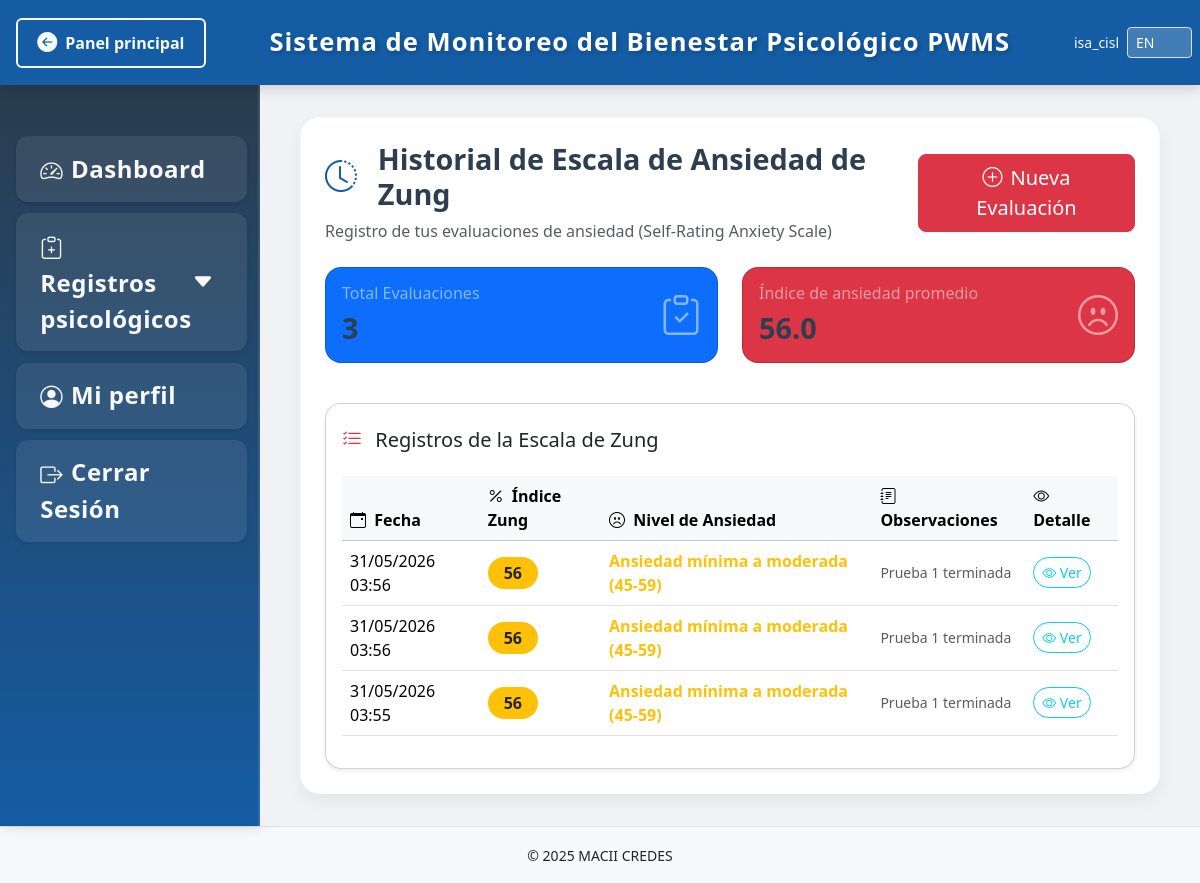
The page /pwms/zung-anxiety/historial/ (signed in) on the database its author committed.
### PWMS/models.py (models this page shows, shortened)
class ZungAnxietyScale(models.Model):
    OPCIONES_ZUNG = [
        (1, _('Rara vez')),
        (2, _('Algunas veces')),
        (3, _('Buena parte del tiempo')),
        (4, _('La mayor parte del tiempo')),
    ]
    NIVELES_ANSiedad = [
        ('normal', _('Dentro de lo normal (25-44)')),
        ('minima', _('Ansiedad mínima a moderada (45-59)')),
        ('marcada', _('Ansiedad marcada a severa (60-74)')),
        ('extrema', _('Ansiedad extrema (75-100)')),
    ]
    usuario = models.ForeignKey(
        User,
        on_delete=models.CASCADE,
        related_name='pruebas_ansiedad_zung',
        verbose_name=_("Usuario")
    )
    fecha_registro = models.DateTimeField(
        auto_now_add=True,
        verbose_name=_("Fecha de registro")
    )
    fecha_actualizacion = models.DateTimeField(
        auto_now=True,
        verbose_name=_("Última actualización")
    )
    p01_me_siento_mas_nervioso = models.IntegerField(
        choices=OPCIONES_ZUNG,
        verbose_name=_("1. Me siento más nervioso y ansioso que de costumbre")
    )
    p02_siento_miedo_sin_razon = models.IntegerField(
        choices=OPCIONES_ZUNG,
        verbose_name=_("2. Siento miedo sin razón")
    )
    p03_me_siento_alterado = models.IntegerField(
        choices=OPCIONES_ZUNG,
        verbose_name=_("3. Me siento alterado o agitado")
    )
    p04_siento_que_me_desmorono = models.IntegerField(
        choices=OPCIONES_ZUNG,
        verbose_name=_("4. Siento que me estoy desmoronando")
    )
    p05_siento_que_todo_bien = models.IntegerField(
        choices=OPCIONES_ZUNG,
        verbose_name=_("5. Siento que todo está bien y no pasará nada malo")
    )
    p06_temblor_sacudidas = models.IntegerField(
        choices=OPCIONES_ZUNG,
        verbose_name=_("6. Tiemblan mis manos, brazos o piernas")
    )
    p07_dolores_cabeza_cuello = models.IntegerField(
        choices=OPCIONES_ZUNG,
        verbose_name=_("7. Tengo dolores de cabeza, cuello o espalda")
    )
    p08_debilidad_fatiga = models.IntegerField(
        choices=OPCIONES_ZUNG,
        verbose_name=_("8. Me siento débil y me canso fácilmente")
    )
    p09_siento_calma_tranquilidad = models.IntegerField(
        choices=OPCIONES_ZUNG,
        verbose_name=_("9. Me siento calmado y puedo permanecer en calma fácilmente")
    )
    p10_siento_latidos_corazon = models.IntegerField(
        choices=OPCIONES_ZUNG,
        verbose_name=_("10. Siento latidos del corazón rápidos")
    )
    p11_mareos = models.IntegerField(
        choices=OPCIONES_ZUNG,
        verbose_name=_("11. Tengo mareos o vértigo")
    )
    p12_desmayos = models.IntegerField(
        choices=OPCIONES_ZUNG,
        verbose_name=_("12. Siento que me voy a desmayar")
    )
    p13_respiracion_normal = models.IntegerField(
        choices=OPCIONES_ZUNG,
        verbose_name=_("13. Puedo respirar normal")
    )
    p14_entumecimiento_hormigueo = models.IntegerField(
        choices=OPCIONES_ZUNG,
        verbose_name=_("14. Tengo entumecimiento u hormigueo en dedos, manos o pies")
    )
    p15_dolores_estomacales = models.IntegerField(
        choices=OPCIONES_ZUNG,
        verbose_name=_("15. Tengo dolores de estómago o indigestión")
    )
    p16_necesidad_orinar = models.IntegerField(
        choices=OPCIONES_ZUNG,
        verbose_name=_("16. Tengo necesidad frecuente de orinar")
    )
    p17_manos_calidas_secas = models.IntegerField(
        choices=OPCIONES_ZUNG,
        verbose_name=_("17. Mis manos están normalmente calientes y secas")
    )
    p18_sonrojo_bochorno = models.IntegerField(
        choices=OPCIONES_ZUNG,
        verbose_name=_("18. Mi cara se sonroja y siento bochornos")
    )
    p19_duermo_bien_descanso = models.IntegerField(
        choices=OPCIONES_ZUNG,
        verbose_name=_("19. Duermo bien y descanso")
    )
    p20_pesadillas = models.IntegerField(
        choices=OPCIONES_ZUNG,
        verbose_name=_("20. Tengo pesadillas")
    )
    puntuacion_bruta = models.IntegerField(
        verbose_name=_("Puntuación bruta"),
        help_text=_("Suma total de las respuestas"),
        null=True, blank=True
    )
    puntuacion_indice = models.IntegerField(
        verbose_name=_("Índice de Ansiedad"),
        help_text=_("Puntuación bruta × 1.25 (escala de 25-100)"),
        null=True, blank=True
    )
    nivel_ansiedad = models.CharField(
        max_length=20,
        choices=NIVELES_ANSiedad,
        verbose_name=_("Nivel de ansiedad"),
        null=True, blank=True
    )
    observaciones = models.TextField(
        verbose_name=_("Observaciones"),
        blank=True,
        null=True
    )
    video_path = models.CharField(
        max_length=500,
        blank=True,
        null=True,
        verbose_name=_("Ruta del video")
    )
    video_metadata = models.JSONField(
        blank=True,
        null=True,
        verbose_name=_("Metadatos del video (resolución, fps, etc.)")
    )
    video_size = models.IntegerField(
        blank=True,
        null=True,
        verbose_name=_("Tamaño del video (bytes)")
    )
    video_duration = models.IntegerField(
        blank=True,
        null=True,
        verbose_name=_("Duración del video (segundos)")
    )
    class Meta:
        verbose_name = _("Escala de Ansiedad de Zung")
        verbose_name_plural = _("Escalas de Ansiedad de Zung")
        ordering = ['-fecha_registro']

### PWMS/api_views.py (the view)
# urls.py: path('zung-anxiety/historial/', api_views.zung_anxiety_historial, name='zung_anxiety_historial'),
@login_required
def zung_anxiety_historial(request):
    pruebas = ZungAnxietyScale.objects.filter(
        usuario=request.user
    ).order_by('-id')
    total = pruebas.count()
    promedio = pruebas.aggregate(
        Avg('puntuacion_indice')
    )['puntuacion_indice__avg'] or 0
    paginator = Paginator(pruebas, 10)
    page = request.GET.get('page')
    return render(request, 'zung_anxiety_historial.html', {
        'pruebas': paginator.get_page(page),
        'total_evaluaciones': total,
        'promedio_indice': round(promedio, 1),
    })

### PWMS/templates/zung_anxiety_historial.html (shortened to what this page needs)
{% extends 'estructura_base_PWMS.html' %}
{% load static %}
{% load i18n %}
{% block contenido %}
<div class="dashboard-container">
    <div class="dashboard-grid">
        <div class="welcome-card">
            <div class="d-flex justify-content-between align-items-center mb-4">
                <div>
                    <h2><i class="bi bi-clock-history me-2"></i> {% trans "Historial de Escala de Ansiedad de Zung" %}</h2>
                    <p class="text-muted mb-0">{% trans "Registro de tus evaluaciones de ansiedad (Self-Rating Anxiety Scale)" %}</p>
                </div>
                <div>
                    <a href="{% url 'PWMS:zung_anxiety_nuevo' %}" class="btn btn-danger btn-lg">
                        <i class="bi bi-plus-circle me-2"></i>{% trans "Nueva Evaluación" %}
                    </a>
                </div>
            </div>
            <div class="row mb-4">
                <div class="col-md-6 mb-3">
                    <div class="card bg-primary text-white stat-card h-100">
                        <div class="card-body">
                            <div class="d-flex justify-content-between align-items-center">
                                <div>
                                    <h6 class="card-title text-white-50">{% trans "Total Evaluaciones" %}</h6>
                                    <h2 class="display-6 mb-0">{{ total_evaluaciones|default:0 }}</h2>
                                </div>
                                <i class="bi bi-clipboard-check fs-1 opacity-50"></i>
                            </div>
                        </div>
                    </div>
                </div>
                <div class="col-md-6 mb-3">
                    <div class="card bg-danger text-white stat-card h-100">
                        <div class="card-body">
                            <div class="d-flex justify-content-between align-items-center">
                                <div>
                                    <h6 class="card-title text-white-50">{% trans "Índice de ansiedad promedio" %}</h6>
                                    <h2 class="display-6 mb-0">{{ promedio_indice|floatformat:1|default:0 }}</h2>
                                </div>
                                <i class="bi bi-emoji-frown fs-1 opacity-50"></i>
                            </div>
                        </div>
                    </div>
                </div>
            </div>
            <div class="row">
                <div class="col-12">
                    <div class="card shadow-sm rounded-4">
                        <div class="card-header bg-white rounded-top-4 border-0 pt-4 pb-2">
                            <h5 class="mb-0">
                                <i class="bi bi-list-check me-2 text-danger"></i>
                                {% trans "Registros de la Escala de Zung" %}
                            </h5>
                        </div>
                        <div class="card-body">
                            {% if pruebas %}
                            <div class="table-responsive">
                                <table class="table table-hover align-middle">
                                    <thead class="table-light">
                                        <tr>
                                            <th><i class="bi bi-calendar-event me-1"></i> {% trans "Fecha" %}</th>
                                            <th><i class="bi bi-percent me-1"></i> {% trans "Índice Zung" %}</th>
                                            <th><i class="bi bi-emoji-frown me-1"></i> {% trans "Nivel de Ansiedad" %}</th>
                                            <th><i class="bi bi-journal-text me-1"></i> {% trans "Observaciones" %}</th>
                                            <th><i class="bi bi-eye me-1"></i> {% trans "Detalle" %}</th>
                                        </tr>
                                    </thead>
                                    <tbody>
                                        {% for prueba in pruebas %}
                                        <tr>
                                            <td>{{ prueba.fecha_registro|date:"d/m/Y H:i" }}</td>
                                            <td>
                                                <span class="badge
                                                    {% if prueba.puntuacion_indice <= 44 %}bg-success
                                                    {% elif prueba.puntuacion_indice <= 59 %}bg-warning text-dark
                                                    {% elif prueba.puntuacion_indice <= 74 %}bg-danger
                                                    {% else %}bg-dark{% endif %}
                                                    fs-6 px-3 py-2">
                                                    {{ prueba.puntuacion_indice }}
                                                </span>
                                            </td>
                                            <td>
                                                <span class="
                                                    {% if prueba.nivel_ansiedad == 'normal' %}text-success
                                                    {% elif prueba.nivel_ansiedad == 'minima' %}text-warning
                                                    {% elif prueba.nivel_ansiedad == 'marcada' %}text-danger
                                                    {% else %}text-dark{% endif %} fw-bold">
                                                    {{ prueba.get_nivel_ansiedad_display }}
                                                </span>
                                            </div>
                                            </div>
                                            <td class="small text-muted">{{ prueba.observaciones|truncatechars:60|default:"—" }} </td>
                                            <td>
                                                <a href="{% url 'PWMS:zung_anxiety_resultados' prueba.id %}"
                                                   class="btn btn-sm btn-outline-info rounded-pill"
                                                   data-bs-toggle="tooltip"
                                                   title="{% trans 'Ver resultados completos' %}">
                                                    <i class="bi bi-eye"></i> {% trans "Ver" %}
                                                </a>
                                            </td>
                                        {% endfor %}
                            </div>
                            {% endif %}
                        </div>
                    </div>
{% endblock %}

### PWMS/templates/estructura_base_PWMS.html (shortened to what this page needs)
{% load static %}
{% load i18n %}
{% get_current_language as CURRENT_LANGUAGE %}
<!doctype html>
<html lang="{{ CURRENT_LANGUAGE }}">
    <head>
        <link rel="stylesheet" href="{% static 'css/bootstrap.css' %}">
        <link rel="stylesheet" href="{% static 'css/bootstrap-icons.css' %}">
        <link rel="stylesheet" href="{% static 'css/estilos_panel_pwms.css' %}?v=2">
    </head>
    <body>
        <header class="navbar navbar-dark bg-primary fixed-top d-flex justify-content-between align-items-center px-3" style="height: 85px;">
            <a href="{% url 'panel_principal' %}" class="btn btn-outline-light d-flex align-items-center gap-2">
                <i class="bi bi-arrow-left-circle-fill fs-5"></i>
                <span class="d-none d-sm-inline">{% trans "Panel principal" %}</span>
            </a>
            <div class="text-center flex-grow-1">
                <span class="encabezado">{% trans "Sistema de Monitoreo del Bienestar Psicológico PWMS" %}</span>
            </div>
            <div class="d-flex align-items-center" style="width: 110px;">
                {% if user.is_authenticated %}
                <span class="text-light me-2 small d-none d-sm-inline">{{ user.username }}</span>
                {% endif %}
                <form action="{% url 'set_language' %}" method="post" class="d-inline">
                    <select name="language" class="form-select form-select-sm" onchange="this.form.submit()" style="width: auto; background: rgba(255,255,255,0.2); color: white;">
                        <option value="en" {% if CURRENT_LANGUAGE == 'en' %}selected{% endif %}>EN</option>
                    </select>
                </form>
            </div>
        </header>
        <div style="display: flex; width: 100%;">
            <nav class="sidebar" style="width: 260px; min-width: 260px; max-width: 260px;">
                <div class="position-sticky pt-3">
                    <ul class="nav flex-column">
                        <li class="nav-item">
                            <a class="nav-link {% if request.path == '/pwms/dashboard/' %}active{% endif %}" href="{% url 'PWMS:pwms_dashboard' %}">
                                <i class="bi bi-speedometer2 me-2"></i>{% trans "Dashboard" %}
                            </a>
                        </li>
                        <li class="nav-item">
                            <a class="nav-link d-flex justify-content-between align-items-center" data-bs-toggle="collapse" href="#submenuPsico">
                                <span><i class="bi bi-clipboard-plus"></i>{% trans "Registros psicológicos" %}</span>
                                <i class="bi bi-caret-down-fill small"></i>
                            </a>
                        </li>
                        <li class="nav-item">
                            <a class="nav-link" href="{% url 'PWMS:perfil' %}">
                                <i class="bi bi-person-circle me-2"></i>{% trans "Mi perfil" %}
                            </a>
                        </li>
                        <li class="nav-item">
                            <a class="nav-link text-danger" href="{% url 'PWMS:panel_logout' %}">
                                <i class="bi bi-box-arrow-right me-2"></i>{% trans "Cerrar Sesión" %}
                            </a>
                        </li>
                    </ul>
                </div>
            </nav>
            <main style="background-color: #f0f2f5; min-height: calc(100vh - 85px); width: calc(100% - 260px); padding: 2rem;">
                {% block contenido %}
                {% endblock %}
        <footer class="text-center py-3 bg-light border-top mt-auto">
            <small>&copy; 2025 MACII CREDES</small>
        </footer>
    </body>
</html>

### rows shown on the page
ZungAnxietyScale: fecha_registro "31/05/2026 03:56", puntuacion_indice "56", nivel_ansiedad "Ansiedad mínima a moderada (45-59)", observaciones "Prueba 1 terminada"
ZungAnxietyScale: fecha_registro "31/05/2026 03:56", puntuacion_indice "56", nivel_ansiedad "Ansiedad mínima a moderada (45-59)", observaciones "Prueba 1 terminada"
ZungAnxietyScale: fecha_registro "31/05/2026 03:55", puntuacion_indice "56", nivel_ansiedad "Ansiedad mínima a moderada (45-59)", observaciones "Prueba 1 terminada"

### other values the page prints
{{ user.username }} "isa_cisl"
{{ total_evaluaciones|default:0 }} "3"
{{ promedio_indice|floatformat:1|default:0 }} "56.0"
